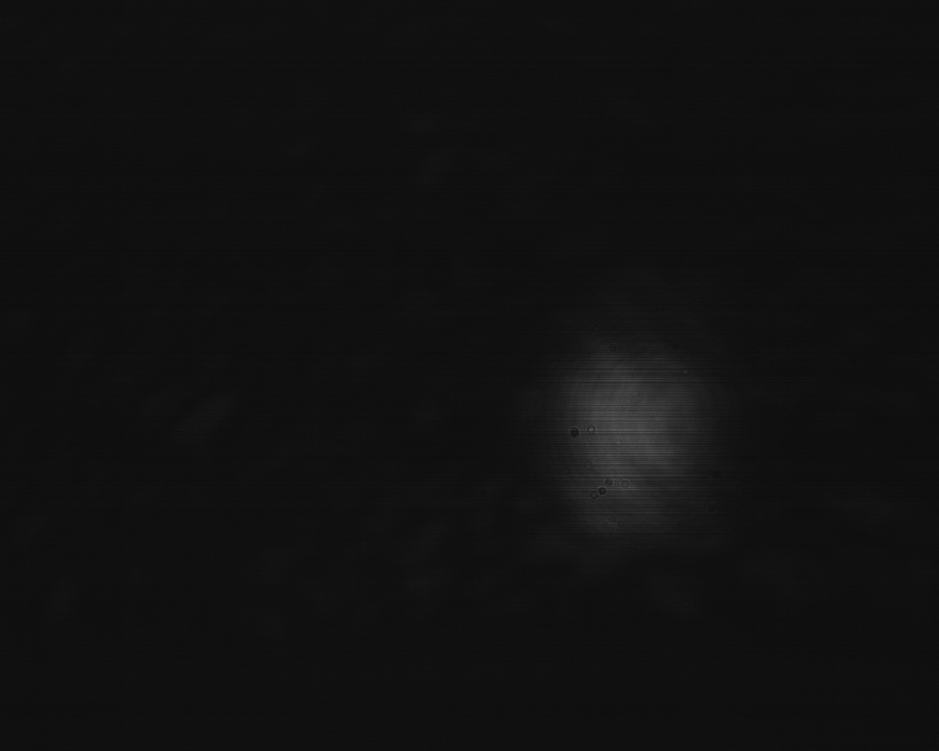
#> input picture data/ODT_beams/IPG_w_telescope/ODT1_forward_prefibre.tif, 939 x 751 px, shrunk from 1280 x 1024 before the run
$ jupyter execute --allow-errors beam_fitter_ODTs.ipynb
#> lines starting #> are read from the running program, lines starting #| are printed output that depends on the picture
## Beam image fitting code

### Desired Asphere focal length for fibre launch

[cell 1]
import numpy as np
import matplotlib.pyplot as plt
from scipy.optimize import curve_fit
from PIL import Image
from tabulate import tabulate

px_to_um_flir = 3.45  # pixel-to-micron conversion factor
px_to_um_thorlabs = 5.2

def focal_length(D, MFD, lambda_=767e-9):
    """Focal length required for an aspherical fibre launch lens to achieve a
    FWHM Gaussian beam diameter D, given fibre MFD and wavelength lambda_."""
    return np.pi * D * MFD / (4*lambda_)

[cell 2]
focal_length(D=2.35e-3, MFD=5.3e-6)

lambda_ = 767e-9
D = 6.5e-3 * 4 * lambda_ / (np.pi * 5.3e-6)
# np.pi * D * MFD / (4*lambda_)
print(D)

D * 1.7 / 2 / 2

### Gaussian beam fitting

[cell 3]
mask_threshold = 250  # Threshold for identifying saturating pixels


def gaussian_1d(x, amplitude, mean, stddev, offset):
    return amplitude * np.exp(-((x - mean)**2) / (2 * stddev**2)) + offset

def gaussian_2d(xy, amplitude, x0, y0, sigma_x, sigma_y, theta, offset):
    x, y = xy
    a = (np.cos(theta)**2) / (2 * sigma_x**2) + (np.sin(theta)**2) / (2 * sigma_y**2)
    b = -(np.sin(2 * theta)) / (4 * sigma_x**2) + (np.sin(2 * theta)) / (4 * sigma_y**2)
    c = (np.sin(theta)**2) / (2 * sigma_x**2) + (np.cos(theta)**2) / (2 * sigma_y**2)
    g = amplitude * np.exp(-(a * (x - x0)**2 + 2 * b * (x - x0) * (y - y0) + c * (y - y0)**2)) + offset
    return g.ravel()

def normalized_root_mean_square_error(data, fit):
    residuals = data - fit
    rmse = np.sqrt(np.mean(residuals**2))
    norm_rmse = rmse / (np.max(data) - np.min(data))
    if np.max(data) == mask_threshold:
        print("Image has saturating pixels. Normalized RMSE may be inaccurate.")
    return norm_rmse

def fit_image_data(image_path, title='', px_to_um = 3.45, figsize=(4,3), mask_saturating=False):
    # 1. Load Image
#> called with title = 'ODT1 forward_prefibre', px_to_um = 5.2, figsize = (4, 3), mask_saturating = True
    img = Image.open(image_path).convert('L')  # Convert to grayscale
    data = np.asarray(img, dtype=float)
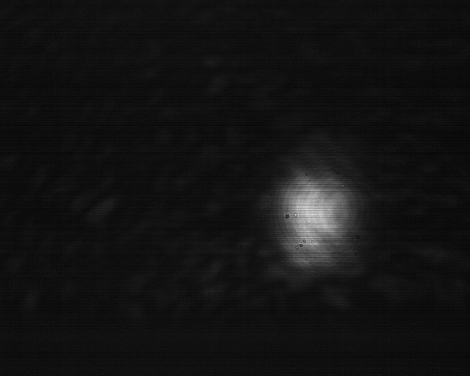
#> data: shape (751, 939) float64 (shown at 1/2 size); min 11, max 90, mean 17.1; drawn with min black and max white

    rows, cols = data.shape
    ratio = data.shape[0] / data.shape[1]
    x = np.arange(cols)
    y = np.arange(rows)
    X, Y = np.meshgrid(x, y)

    # 2. Marginal Projections (1D)
    x_data = np.sum(data, axis=0)
#> x_data = 939 values, max 19802 at index 618, min 11309 at index 935, mean 12851.9
    y_data = np.sum(data, axis=1)
#> y_data = 751 values, max 22684 at index 429, min 13420 at index 251, mean 16069.1

    # Initial guesses for 1D [amp, mean, stddev, offset]
    p0_x = [np.max(x_data), np.argmax(x_data), 10, np.min(x_data)]
#> p0_x = [19802, 618, 10, 11309]
    p0_y = [np.max(y_data), np.argmax(y_data), 10, np.min(y_data)]
#> p0_y = [22684, 429, 10, 13420]

    # Create a sigma array (default uncertainty of 1.0)
    Z_flat = data.ravel()
    sigmas = np.ones_like(Z_flat)

    # Mask saturating pixels if requested
    if mask_saturating:
        # # Assign high uncertainty to saturated pixels
        sigmas[Z_flat >= mask_threshold] = 1e10
        print(f"Masked {np.sum(Z_flat >= mask_threshold)} saturating pixels.")
#| Masked 0 saturating pixels.

    popt_x, pcov_x = curve_fit(gaussian_1d, x, x_data, p0=p0_x)
#> popt_x = [7514.5, 626.8, 45.66, 11936]; pcov_x = [[1210.2, 9.75e-07, -4.17, -63.84], [9.75e-07, 0.0574, -5.99e-09, 1.01e-09], [-4.17, -5.99e-09, 0.064, -0.776], [-63.84, 1.01e-09, -0.776, 90.29]]
    popt_y, pcov_y = curve_fit(gaussian_1d, y, y_data, p0=p0_y)
#> popt_y = [5861.4, 434.9, 59.92, 14896.8]; pcov_y = [[5802.4, -3.06e-06, -27.57, -621], [-3.06e-06, 0.747, -1.79e-07, 9.64e-06], [-27.57, -1.79e-07, 0.931, -12.7], [-621, 9.64e-06, -12.7, 878.3]]

    perr_x = np.sqrt(np.diag(pcov_x))
#> perr_x = [34.79, 0.239, 0.253, 9.5]
    perr_y = np.sqrt(np.diag(pcov_y))
#> perr_y = [76.17, 0.864, 0.965, 29.64]

    # 3. Full 2D Fit
    # Initial guess: [amp, x0, y0, sigma_x, sigma_y, theta, offset]
    p0_2d = [np.max(data), popt_x[1], popt_y[1], popt_x[2], popt_y[2], 0, np.min(data)]
#> p0_2d = [90, 626.8, 434.9, 45.66, 59.92, 0, 11]

    # Flatten grid for curve_fit
    popt_2d, pcov_2d = curve_fit(gaussian_2d, (X, Y), Z_flat, p0=p0_2d, sigma=sigmas)
#> popt_2d = [53.38, 627.2, 432.4, 44.53, 56.49, 0.00292, 15.92]
    perr_2d = np.sqrt(np.diag(pcov_2d))
#> perr_2d = [0.0238, 0.0198, 0.0251, 0.0201, 0.0255, 0.00131, 0.00186]

    # 4. Printing Results
    print("--- 1D Marginal Fits ---")
    print(f"X-Margin Width (sigma): {px_to_um*abs(popt_x[2]):.0f}({1e1*px_to_um*abs(perr_x[2]):.0f})" + r"um")
#| X-Margin Width (sigma): 237(13)um
    print(f"Y-Margin Width (sigma): {px_to_um*abs(popt_y[2]):.0f}({1e1*px_to_um*abs(perr_y[2]):.0f})" + r"um")
#| Y-Margin Width (sigma): 312(50)um

    print("\n--- 2D Gaussian Fit ---")
    if perr_2d[3] > 1e3 or perr_2d[4] > 1e3:
        print("Warning: Large uncertainties in width parameters. Fit may be unreliable.")
    print(f"Sigma_X: {px_to_um*abs(popt_2d[3]):.1f}({1e1*px_to_um*abs(perr_2d[3]):.0f})" + r"um")
#| Sigma_X: 231.6(1)um
    print(f"Sigma_Y: {px_to_um*abs(popt_2d[4]):.1f}({1e1*px_to_um*abs(perr_2d[4]):.0f})" + r"um")
#| Sigma_Y: 293.7(1)um
    print(f"Rotation (Skew) Theta: {popt_2d[5]:.3f}({1e1*perr_2d[5]:.3f}) rad")
#| Rotation (Skew) Theta: 0.003(0.013) rad
    print(f" or {np.degrees(popt_2d[5]):.1f}({10*np.degrees(perr_2d[5]):.1f})°")
#|  or 0.2(0.8)°

    # 5. Plotting
    fig, axes = plt.subplots(2, 2, figsize=(figsize[0]*2, figsize[1]*1.5))
    axs = axes.flatten()

    for ax in axs[:2]:
        ax.set_xlabel('x (px)')
        ax.set_ylabel('y (px)')

    ### Image with 2D fit contour
    ax = axs[0]
    im = ax.imshow(data, cmap='viridis', origin='upper')
    # ax.set_title(title)

    # Overlay 2D fit contour
    Z_fit = gaussian_2d((X, Y), *popt_2d).reshape(rows, cols)
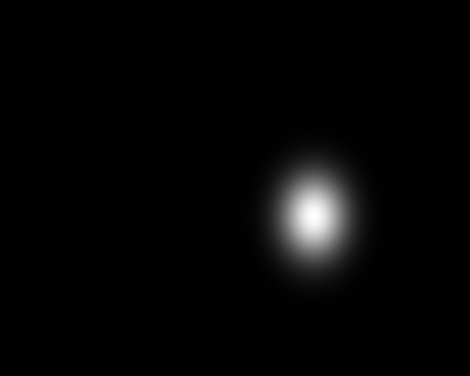
#> Z_fit: shape (751, 939) float64 (shown at 1/2 size); min 15.92, max 69.29, mean 17.1; drawn with min black and max white
    ax.contour(X, Y, Z_fit, colors='w', alpha=0.5)
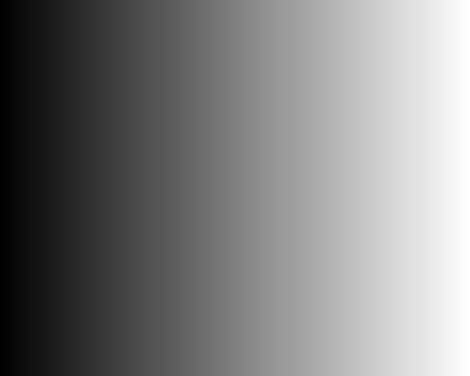
#> X: shape (751, 939) int64 (shown at 1/2 size); min 0, max 938, mean 469; drawn with min black and max white
    plt.colorbar(im, shrink=ratio*1.25)

    ### Residuals
    ax = axs[1]
    residuals = data - Z_fit
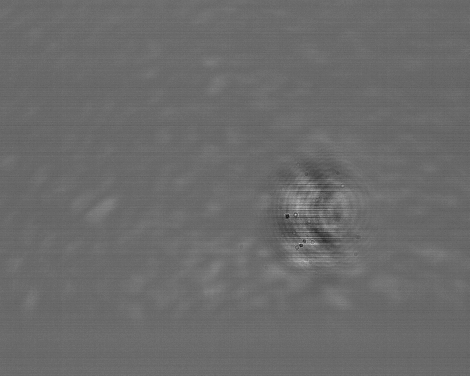
#> residuals: shape (751, 939) float64 (shown at 1/2 size); min -23.67, max 32.49, mean 0; drawn with min black and max white
    im = ax.imshow(residuals, cmap='bwr', origin='upper')
    # ax.set_title('Residuals (Data - Fit)')
    plt.colorbar(im, shrink=ratio*1.25)

    NRMSE = normalized_root_mean_square_error(data, Z_fit)
#> in normalized_root_mean_square_error, `rmse = np.sqrt(np.mean(residuals**2))`: rmse = 1.49
#> in normalized_root_mean_square_error, `norm_rmse = rmse / (np.max(data) - np.min(data))`: norm_rmse = 0.0189
#> NRMSE = 0.0189

    ### Plot margins
    ax = axs[2]
    ax.set(xlabel='x (px)')
    ax.set_box_aspect(0.25)
    ax.plot(x, x_data, 'b-', label='Data')
    ax.plot(x, gaussian_1d(x, *popt_x), 'r--', label='Fit')
    ax.legend()

    ax = axs[3]
    ax.set_box_aspect(0.25)
    ax.set(xlabel='y (px)')
    ax.plot(y, y_data, 'b-', label='Data')
    ax.plot(y, gaussian_1d(y, *popt_y), 'r--', label='Fit')
    ax.legend()

    ### Fit parameter table
    param_names = ["(X0, Y0)", "1/e width (σX,σY) [um]", "width error [um]", "NRMSE"]
    param_values = [f"({popt_2d[1]:.3f}, {popt_2d[2]:.3f})"]
#> param_values = ['(627.192, 432.383)']
    param_values += [f"({px_to_um*abs(popt_2d[3]):.1f}, {px_to_um*abs(popt_2d[4]):.1f})"]
#> param_values = ['(627.192, 432.383)', '(231.6, 293.7)']
    param_values += [f"({px_to_um*abs(perr_2d[3]):.1f}, {px_to_um*abs(perr_2d[4]):.1f})"]
#> param_values = ['(627.192, 432.383)', '(231.6, 293.7)', '(0.1, 0.1)']
    param_values += [f"{NRMSE:.3f}"]
#> param_values = ['(627.192, 432.383)', '(231.6, 293.7)', '(0.1, 0.1)', '0.019']
    table_data = list(zip(param_names, param_values))
#> table_data = [('(X0, Y0)', '(627.192, 432.383)'), ('1/e width (σX,σY) [um]', '(231.6, 293.7)'), ('width error [um]', '(0.1, 0.1)'), ('NRMSE', '0.019')]
    table = tabulate(table_data, headers=["Parameter", "Value"], tablefmt="grid")
    print("\n--- 2D Fit Parameters ---")
    print(table)
#| +------------------------+--------------------+
#| | Parameter              | Value              |
#| +========================+====================+
#| | (X0, Y0)               | (627.192, 432.383) |
#| +------------------------+--------------------+
#| | 1/e width (σX,σY) [um] | (231.6, 293.7)     |
#> (further printed lines are left out)

    fig.suptitle(title)
    fig.tight_layout()
    plt.show()
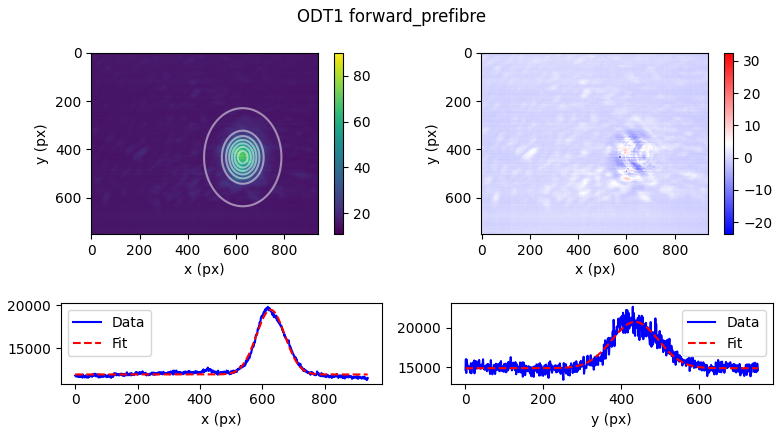
#> figure drawn by matplotlib, 6 panels; panel 3: curve peaks at x = 618, y = 19802; panel 3: curve peaks at x = 627, y = 19450.4; panel 4: curve peaks at x = 429, y = 22684; panel 4: curve peaks at x = 435, y = 20758.2

    if perr_2d[3] > 1e3 or perr_2d[4] > 1e3:
        print("\nNote: Large uncertainties in 2D fit widths suggest the fit may be unreliable. Returning 1D marginal widths for a more robust estimate.")

        popt_2d[3] = popt_x[2]  # Replace sigma_x with 1D fit value
        perr_2d[3] = perr_x[2]  # Replace sigma_x error with 1D fit error
        popt_2d[4] = popt_y[2]  # Replace sigma_y with 1D fit value
        perr_2d[4] = perr_y[2]  # Replace sigma_y error with 1D fit error

    return popt_2d, perr_2d, NRMSE

## Fit ODT beam images

### IPG including current telescope

[cell 4]
image_folder = '../data/ODT_beams/IPG_w_telescope/'

camera_px_to_um = px_to_um_thorlabs
suffix = ".tif"

images = [
        'ODT1_forward_prefibre',
        'ODT2_forward_prefibre',
        ]


for image in images:
    image_file = image_folder + image + suffix
    title = f"{image[0:4]} {image[5:]}"
    popt, perr, _ = fit_image_data(image_file, title=title, figsize=(4,3),
                                    px_to_um=camera_px_to_um, mask_saturating=True)
#> popt has the same summary as popt_2d in fit_image_data; perr has the same summary as perr_2d in fit_image_data

### Fibre retro

[cell 5]
image_folder = '../data/ODT_beams/fibre_retro/'

camera_px_to_um = px_to_um_thorlabs
suffix = ".tif"

images = [
        'ODT1_retro',
        'ODT2_retro',
        ]


for image in images:
    image_file = image_folder + image + suffix
    title = f"{image[0:4]} {image[5:]}"
    popt, perr, _ = fit_image_data(image_file, title=title, figsize=(4,3),
                                    px_to_um=camera_px_to_um, mask_saturating=True)
#> call 3 of fit_image_data, with title = 'ODT1 retro', px_to_um = 5.2, figsize = (4, 3), mask_saturating = True
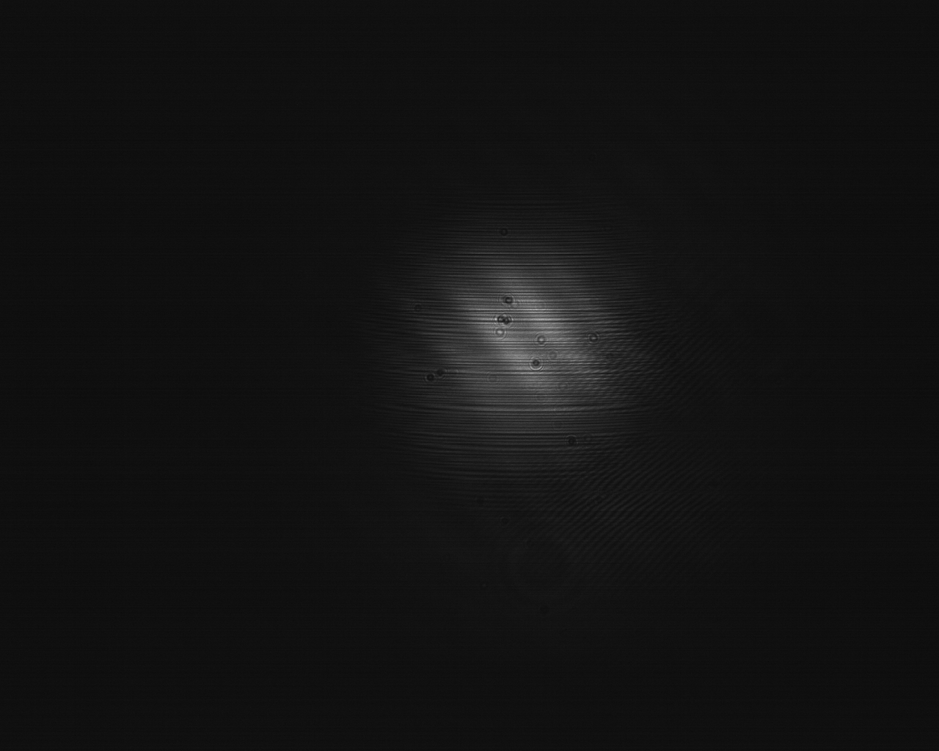
#> input picture data/ODT_beams/fibre_retro/ODT1_retro.tif, 939 x 751 px, shrunk from 1280 x 1024 before the run
#> in fit_image_data (call 3), `x_data = np.sum(data, axis=0)`: x_data = 939 values, max 26040 at index 530, min 10803 at index 935, mean 14087.9
#> in fit_image_data (call 3), `y_data = np.sum(data, axis=1)`: y_data = 751 values, max 30829 at index 309, min 13636 at index 672, mean 17614.5
#> in fit_image_data (call 3), `p0_x = [np.max(x_data), np.argmax(x_data), 10, np.min(x_data)]`: p0_x = [26040, 530, 10, 10803]
#> in fit_image_data (call 3), `p0_y = [np.max(y_data), np.argmax(y_data), 10, np.min(y_data)]`: p0_y = [30829, 309, 10, 13636]
#| Masked 0 saturating pixels.
#> in fit_image_data (call 3), `popt_x, pcov_x = curve_fit(gaussian_1d, x, x_data, p0=p0_x)`: popt_x = [13659.4, 527.1, 66.61, 11659]; pcov_x = [[2244.3, 7.95e-07, -5.46, -200.1], [7.95e-07, 0.0667, -3.89e-09, 4.11e-09], [-5.46, -3.89e-09, 0.0801, -1.95], [-200.1, 4.11e-09, -1.95, 283]]
#> in fit_image_data (call 3), `popt_y, pcov_y = curve_fit(gaussian_1d, y, y_data, p0=p0_y)`: popt_y = [12187.4, 344.6, 61.5, 15112.7]; pcov_y = [[13898.3, 4.83e-06, -31.99, -1551.6], [4.83e-06, 0.435, -4.08e-09, -1.85e-06], [-31.99, -4.08e-09, 0.546, -15.66], [-1551.6, -1.85e-06, -15.66, 2194.4]]
#> in fit_image_data (call 3), `perr_x = np.sqrt(np.diag(pcov_x))`: perr_x = [47.37, 0.258, 0.283, 16.82]
#> in fit_image_data (call 3), `perr_y = np.sqrt(np.diag(pcov_y))`: perr_y = [117.9, 0.659, 0.739, 46.84]
#> in fit_image_data (call 3), `p0_2d = [np.max(data), popt_x[1], popt_y[1], popt_x[2], popt_y[2], 0, ..`: p0_2d = [189, 527.1, 344.6, 66.61, 61.5, 0, 10]
#> in fit_image_data (call 3), `popt_2d, pcov_2d = curve_fit(gaussian_2d, (X, Y), Z_flat, p0=p0_2d, si..`: popt_2d = [86.23, 525.7, 342.5, 61.65, 57.33, -1.04, 16.04]
#> in fit_image_data (call 3), `perr_2d = np.sqrt(np.diag(pcov_2d))`: perr_2d = [0.0467, 0.0317, 0.0328, 0.034, 0.0316, 0.00527, 0.00443]
#| X-Margin Width (sigma): 346(15)um
#| Y-Margin Width (sigma): 320(38)um
#| Sigma_X: 320.6(2)um
#| Sigma_Y: 298.1(2)um
#| Rotation (Skew) Theta: -1.041(0.053) rad
#|  or -59.7(3.0)°
#> in fit_image_data (call 3), `NRMSE = normalized_root_mean_square_error(data, Z_fit)`: NRMSE = 0.0194
#> in fit_image_data (call 3), `param_values = [f"({popt_2d[1]:.3f}, {popt_2d[2]:.3f})"]`: param_values = ['(525.737, 342.530)']
#> in fit_image_data (call 3), `param_values += [f"({px_to_um*abs(popt_2d[3]):.1f}, {px_to_um*abs(popt..`: param_values = ['(525.737, 342.530)', '(320.6, 298.1)']
#> in fit_image_data (call 3), `param_values += [f"({px_to_um*abs(perr_2d[3]):.1f}, {px_to_um*abs(perr..`: param_values = ['(525.737, 342.530)', '(320.6, 298.1)', '(0.2, 0.2)']
#> in fit_image_data (call 3), `param_values += [f"{NRMSE:.3f}"]`: param_values = ['(525.737, 342.530)', '(320.6, 298.1)', '(0.2, 0.2)', '0.019']
#> in fit_image_data (call 3), `table_data = list(zip(param_names, param_values))`: table_data = [('(X0, Y0)', '(525.737, 342.530)'), ('1/e width (σX,σY) [um]', '(320.6, 298.1)'), ('width error [um]', '(0.2, 0.2)'), ('NRMSE', '0.019')]
#| +------------------------+--------------------+
#| | Parameter              | Value              |
#| +========================+====================+
#| | (X0, Y0)               | (525.737, 342.530) |
#| +------------------------+--------------------+
#| | 1/e width (σX,σY) [um] | (320.6, 298.1)     |
#> (further printed lines are left out)
#> in fit_image_data (call 3), `plt.show()`:
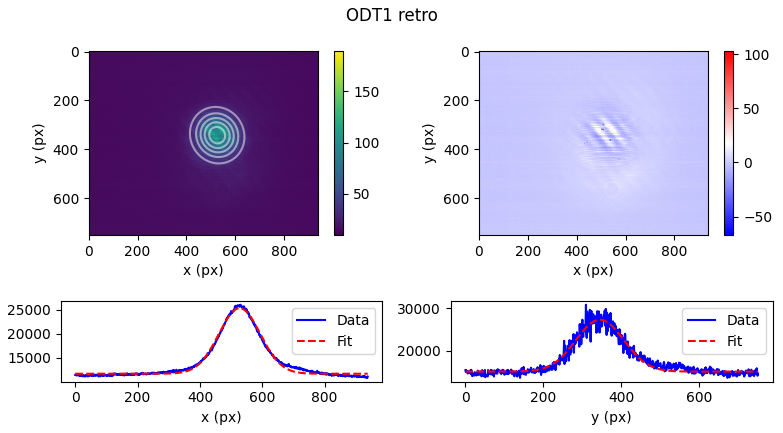
#> figure drawn by matplotlib, 6 panels; panel 3: curve peaks at x = 530, y = 26040; panel 3: curve peaks at x = 527, y = 25318.4; panel 4: curve peaks at x = 309, y = 30829; panel 4: curve peaks at x = 345, y = 27299.9
#> popt = [86.23, 525.7, 342.5, 61.65, 57.33, -1.04, 16.04]; perr has the same summary as perr_2d in fit_image_data
    # popts[i, j] = popt
    # perrs[i, j] = perr
